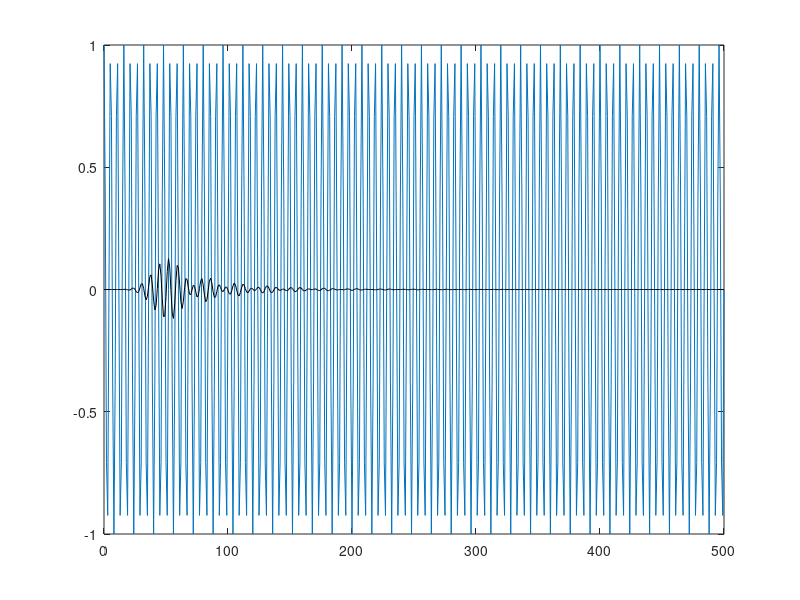

MATLAB code for this plot:
clear;
clc;

%Carregar filtro
load('filtro_passa_faixa_irr.mat');

% sinal de entrada
fs=8000;
f0=1500;


n=0:500;
xn=cos(2*pi*f0*n/fs);

%sinal filtrado

y=filter(z_num,z_den,xn);

%resultado
figure;
plot(n,xn); hold on;
plot(n,y,'k');